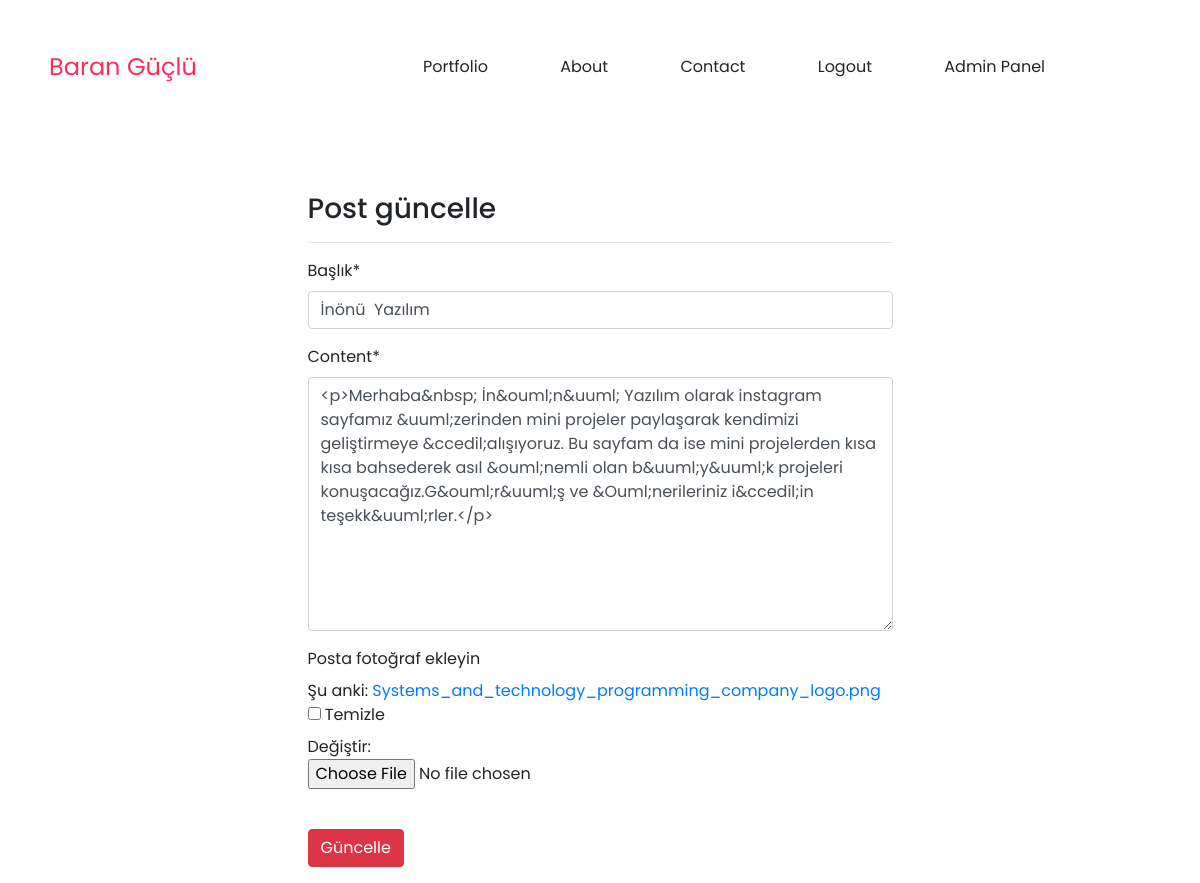
Screenshot of /posts/update/27 (signed in) with the database file from the repository.
### Post/models.py (models this page shows, shortened)
class Post(models.Model):
    author=models.ForeignKey("auth.User",on_delete=models.CASCADE,verbose_name="Kullanıcı")
    title = models.CharField(max_length=50,verbose_name="Başlık")
    content=RichTextField()
    created_date=models.DateTimeField(auto_now_add=True,verbose_name="Tarih")
    post_image=models.FileField(blank=True,null=True,verbose_name="Posta fotoğraf ekleyin")
    class Meta:
        ordering = ['-created_date']

### Post/views.py (the view)
# urls.py: path("update/<int:id>", views.updatePost, name="update"),
@login_required(login_url="user:login")
def updatePost(request,id):
    post = get_object_or_404(Post,id=id)
    form=PostForm(request.POST or None, request.FILES or None,instance=post)
    if form.is_valid():
        post = form.save(commit=False)
        post.author=request.user
        post.save()
        messages.success(request,"Post güncellendi.")
        return redirect("post:dashboard")
    return render(request,"update.html",{"form":form})

### Post/forms.py
class PostForm(forms.ModelForm):
    class Meta:
        model=Post
        fields= ["title","content","post_image"]

### templates/update.html (shortened to what this page needs)
<html>
{% load static %}
{% load crispy_forms_tags %}
<head>
    <link rel="stylesheet" href="https://cdnjs.cloudflare.com/ajax/libs/animate.css/3.7.0/animate.min.css">
    <link rel="stylesheet" href="https://cdn.jsdelivr.net/npm/bootstrap@4.0.0/dist/css/bootstrap.min.css">
    <link rel="stylesheet" href="https://use.fontawesome.com/releases/v5.7.1/css/all.css">
    <link rel="stylesheet" href="{% static 'css/index.css'%}">
</head>
<body>
    <header id="header" class="animated slideInDown" style="animation-delay:1.8s;">
        <table>
            <tr>
                <td id="logo">Baran Güçlü</td>
                <td id="navigation">
                    <a href="/">Portfolio</a>
                    <a href="/">About</a>
                    <a href="/">Contact</a>
                    {% if request.user.is_authenticated %}
                        <a href="{% url 'user:logout' %}">Logout</a>
                        <a href="{% url 'post:dashboard' %}">Admin Panel</a>
                    {% else %}
                        <a href="{% url 'user:login' %}">Login</a>
                    {% endif%}
                </td>
            </tr>
        </table>
    </header>
<br><br><br><br><br><br><br><br>
<div class="row">
    <div class="col-md-6 offset-md-3">
        <h3>Post güncelle</h3>
        <hr>
        <form method="post" enctype="multipart/form-data">
            {{form|crispy}}
            <br>
            <button type="submit" class="btn btn-danger">Güncelle</button>
        </form>
    </div>
</div>
</body>
</html>

### static/css/index.css (style rules this page uses)
body { font-family: 'Poppins', sans-serif; padding:0px; margin:0px; max-width:100vw; overflow-x:hidden; scroll-behavior: smooth; }
header { width:92vw; padding:6vh 4vw; position:fixed; font-weight:bold; background:transparent; color:#fff; transition:0.4s ease-in-out; z-index:2; }
header table { width:100%; }
#logo { width:20%; }
#navigation { width:80%; }
#logo { font-size:24px; color:rgb(255, 44, 90); }
#navigation { text-align:right; }
#navigation a { color:inherit; text-decoration:none; padding:5px 10px; border-bottom:2px solid transparent; margin-left:4vw; transition:0.4s ease-in-out; }
::placeholder { color:#000; }

### rows the page displays
Post: title "İnönü Yazılım", content "<p>Merhaba&nbsp; İn&ouml;n&uuml; Yazılım olarak instagram sayfamız &uuml;zerinden mini projeler paylaşarak kendimizi geliştirmeye &ccedil;alışıyoruz. Bu sayfam da ise mini projelerden kısa kısa bahsederek asıl &ouml;nemli olan b&uuml;y&uuml;k projeleri konuşacağız.G&ouml;r&uuml;ş ve &Ouml;nerileriniz i&ccedil;in teşekk&uuml;rler.</p>"
